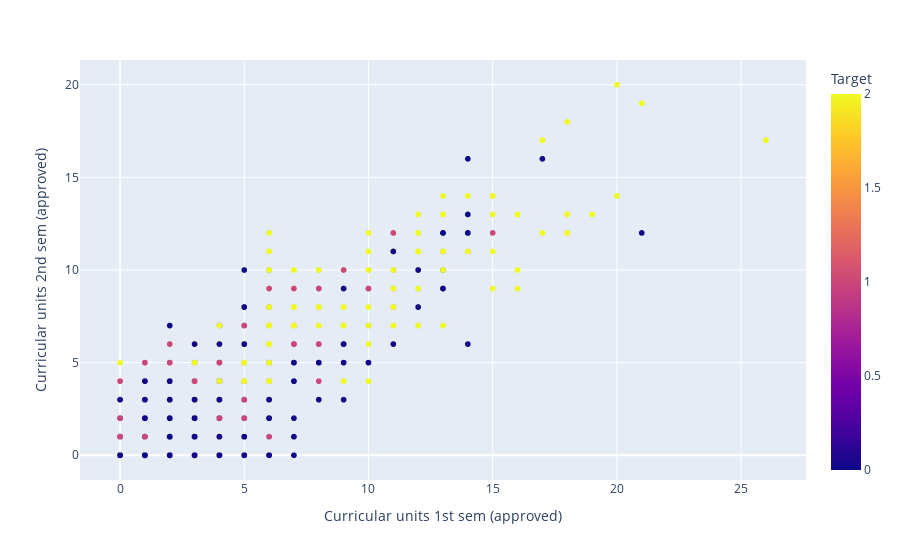

Notebook source saved alongside this figure:
### Markdown cell above
##### Let's plot the column Curricular units 2nd sem (approved) againt Curricular units 1st sem (approved) and differentiate Target by color

### Code cell
fig = px.scatter(df1, 
             x = 'Curricular units 1st sem (approved)',
             y = 'Curricular units 2nd sem (approved)',
             color = 'Target')
fig.show()

### Figure 1 — Plotly figure (JSON) as saved in the notebook; plotly's stock layout.template omitted (floating-point values rounded to 4 significant figures; data arrays with more than 128 entries replaced by an {"elided": "..."} marker saying what was removed)
{"data": [{"hovertemplate": "Curricular units 1st sem (approved)=%{x}<br>Curricular units 2nd sem (approved)=%{y}<br>Target=%{marker.color}<extra></extra>", "legendgroup": "", "marker": {"color": {"elided": "4424 int values"}, "coloraxis": "coloraxis", "symbol": "circle"}, "mode": "markers", "name": "", "showlegend": false, "type": "scattergl", "x": {"elided": "4424 int values"}, "xaxis": "x", "y": {"elided": "4424 int values"}, "yaxis": "y"}], "layout": {"coloraxis": {"colorbar": {"title": {"text": "Target"}}, "colorscale": [[0, "#0d0887"], [0.1111, "#46039f"], [0.2222, "#7201a8"], [0.3333, "#9c179e"], [0.4444, "#bd3786"], [0.5556, "#d8576b"], [0.6667, "#ed7953"], [0.7778, "#fb9f3a"], [0.8889, "#fdca26"], [1, "#f0f921"]]}, "legend": {"tracegroupgap": 0}, "margin": {"t": 60}, "xaxis": {"anchor": "y", "domain": [0, 1], "title": {"text": "Curricular units 1st sem (approved)"}}, "yaxis": {"anchor": "x", "domain": [0, 1], "title": {"text": "Curricular units 2nd sem (approved)"}}}}
